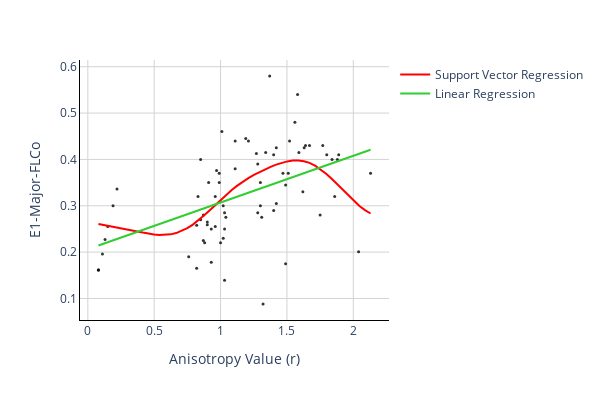

Notebook cell for this chart:
### Code cell
fig = px.scatter(df, x=df['Anisotropy Value (r)'], y=df['E1-Major-FLCo'], width=600,height=400,
                 opacity=0.8, color_discrete_sequence=['black'])

# Add a best-fit line
fig.add_traces(go.Scatter(x=x_range, y=y_svr, name='Support Vector Regression', line=dict(color='red')))
fig.add_traces(go.Scatter(x=x_range, y=y_lr, name='Linear Regression', line=dict(color='limegreen')))

# Change chart background color
fig.update_layout(dict(plot_bgcolor = 'white'))

# Update axes lines
fig.update_xaxes(showgrid=True, gridwidth=1, gridcolor='lightgrey', 
                 zeroline=True, zerolinewidth=1, zerolinecolor='lightgrey', 
                 showline=True, linewidth=1, linecolor='black')

fig.update_yaxes(showgrid=True, gridwidth=1, gridcolor='lightgrey', 
                 zeroline=True, zerolinewidth=1, zerolinecolor='lightgrey', 
                 showline=True, linewidth=1, linecolor='black')


# Update marker size
fig.update_traces(marker=dict(size=3))

### Figure 1 — Plotly figure (JSON) as saved in the notebook; plotly's stock layout.template omitted (floating-point values rounded to 4 significant figures)
{"data": [{"hovertemplate": "Anisotropy Value (r)=%{x}<br>E1-Major-FLCo=%{y}<extra></extra>", "legendgroup": "", "marker": {"color": "black", "opacity": 0.8, "size": 3, "symbol": "circle"}, "mode": "markers", "name": "", "orientation": "v", "showlegend": false, "type": "scatter", "x": [1.19, 1.01, 1.56, 1.58, 1.37, 1.11, 1.21, 1.28, 1.47, 1.51, 1.8, 1.4, 1.67, 1.52, 1.34, 1.63, 1.64, 1.42, 1.77, 1.59, 1.88, 1.86, 2.13, 1.75, 1.89, 1.84, 1.62, 1.49, 0.83, 0.87, 0.82, 1.02, 0.99, 0.88, 0.87, 0.9, 1.03, 1.11, 1, 0.93, 1.3, 0.85, 0.91, 1.4, 1.42, 1.3, 1.31, 0.96, 0.99, 1.04, 1.03, 1.28, 1.02, 0.96, 0.85, 0.76, 0.93, 0.22, 0.08, 0.11, 0.08, 0.13, 0.15, 1.03, 0.82, 0.19, 0.9, 2.04, 1.49, 1.27, 0.97, 1.32], "xaxis": "x", "y": [0.445, 0.46, 0.48, 0.54, 0.58, 0.44, 0.44, 0.39, 0.37, 0.37, 0.41, 0.41, 0.43, 0.44, 0.415, 0.425, 0.43, 0.425, 0.43, 0.415, 0.4, 0.32, 0.37, 0.28, 0.41, 0.4, 0.33, 0.345, 0.32, 0.225, 0.165, 0.3, 0.35, 0.22, 0.28, 0.265, 0.25, 0.38, 0.22, 0.25, 0.3, 0.4, 0.35, 0.29, 0.305, 0.35, 0.275, 0.32, 0.37, 0.275, 0.285, 0.285, 0.23, 0.255, 0.27, 0.19, 0.178, 0.336, 0.162, 0.196, 0.161, 0.227, 0.255, 0.139, 0.258, 0.3, 0.259, 0.201, 0.175, 0.413, 0.376, 0.088], "yaxis": "y"}, {"line": {"color": "red"}, "marker": {"size": 3}, "name": "Support Vector Regression", "type": "scatter", "x": [0.08, 0.1218, 0.1637, 0.2055, 0.2473, 0.2892, 0.331, 0.3729, 0.4147, 0.4565, 0.4984, 0.5402, 0.582, 0.6239, 0.6657, 0.7076, 0.7494, 0.7912, 0.8331, 0.8749, 0.9167, 0.9586, 1.0, 1.042, 1.084, 1.126, 1.168, 1.21, 1.251, 1.293, 1.335, 1.377, 1.419, 1.461, 1.502, 1.544, 1.586, 1.628, 1.67, 1.712, 1.753, 1.795, 1.837, 1.879, 1.921, 1.963, 2.004, 2.046, 2.088, 2.13], "y": [0.2605, 0.2585, 0.2564, 0.2543, 0.252, 0.2496, 0.2471, 0.2446, 0.2421, 0.2398, 0.2381, 0.237, 0.237, 0.2383, 0.2411, 0.2455, 0.2516, 0.2594, 0.2685, 0.2788, 0.2899, 0.3013, 0.3127, 0.3237, 0.334, 0.3435, 0.3521, 0.3598, 0.3667, 0.373, 0.3788, 0.384, 0.3887, 0.3927, 0.3957, 0.3975, 0.3977, 0.3961, 0.3925, 0.3867, 0.3789, 0.3693, 0.3582, 0.3462, 0.3338, 0.3215, 0.3099, 0.2995, 0.2905, 0.2833]}, {"line": {"color": "limegreen"}, "marker": {"size": 3}, "name": "Linear Regression", "type": "scatter", "x": [0.08, 0.1218, 0.1637, 0.2055, 0.2473, 0.2892, 0.331, 0.3729, 0.4147, 0.4565, 0.4984, 0.5402, 0.582, 0.6239, 0.6657, 0.7076, 0.7494, 0.7912, 0.8331, 0.8749, 0.9167, 0.9586, 1.0, 1.042, 1.084, 1.126, 1.168, 1.21, 1.251, 1.293, 1.335, 1.377, 1.419, 1.461, 1.502, 1.544, 1.586, 1.628, 1.67, 1.712, 1.753, 1.795, 1.837, 1.879, 1.921, 1.963, 2.004, 2.046, 2.088, 2.13], "y": [0.2143, 0.2185, 0.2227, 0.2269, 0.2311, 0.2353, 0.2396, 0.2438, 0.248, 0.2522, 0.2564, 0.2606, 0.2648, 0.2691, 0.2733, 0.2775, 0.2817, 0.2859, 0.2901, 0.2944, 0.2986, 0.3028, 0.307, 0.3112, 0.3154, 0.3196, 0.3239, 0.3281, 0.3323, 0.3365, 0.3407, 0.3449, 0.3492, 0.3534, 0.3576, 0.3618, 0.366, 0.3702, 0.3744, 0.3787, 0.3829, 0.3871, 0.3913, 0.3955, 0.3997, 0.404, 0.4082, 0.4124, 0.4166, 0.4208]}], "layout": {"height": 400, "legend": {"tracegroupgap": 0}, "margin": {"t": 60}, "plot_bgcolor": "white", "width": 600, "xaxis": {"anchor": "y", "domain": [0, 1], "gridcolor": "lightgrey", "gridwidth": 1, "linecolor": "black", "linewidth": 1, "showgrid": true, "showline": true, "title": {"text": "Anisotropy Value (r)"}, "zeroline": true, "zerolinecolor": "lightgrey", "zerolinewidth": 1}, "yaxis": {"anchor": "x", "domain": [0, 1], "gridcolor": "lightgrey", "gridwidth": 1, "linecolor": "black", "linewidth": 1, "showgrid": true, "showline": true, "title": {"text": "E1-Major-FLCo"}, "zeroline": true, "zerolinecolor": "lightgrey", "zerolinewidth": 1}}}
